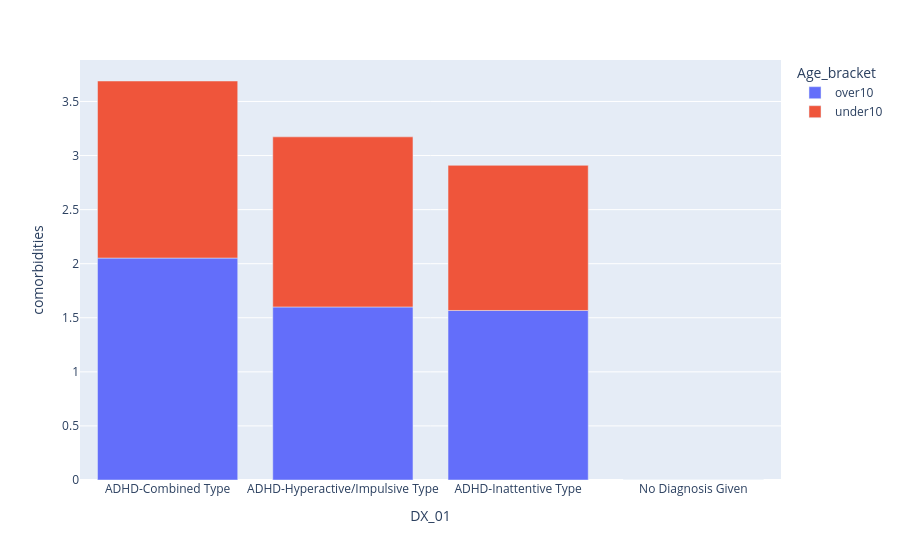

The cell this chart's notebook holds for it:
### Markdown cell above
### How many comorbidities do children with adhd have?
#### Childrenn over10 have more combordities on average than children under10

### Code cell
demographics = dx.groupby(['DX_01', 'Age_bracket']
                          ).agg({'comorbidities': 'mean',
                                }).reset_index()

fig = px.bar(demographics, x="DX_01", y="comorbidities", color='Age_bracket')
fig.show()

### Figure 1 — Plotly figure (JSON) as saved in the notebook; plotly's stock layout.template omitted (floating-point values rounded to 4 significant figures)
{"data": [{"alignmentgroup": "True", "hovertemplate": "Age_bracket=over10<br>DX_01=%{x}<br>comorbidities=%{y}<extra></extra>", "legendgroup": "over10", "marker": {"color": "#636efa", "pattern": {"shape": ""}}, "name": "over10", "offsetgroup": "over10", "orientation": "v", "showlegend": true, "textposition": "auto", "type": "bar", "x": ["ADHD-Combined Type", "ADHD-Hyperactive/Impulsive Type", "ADHD-Inattentive Type", "No Diagnosis Given"], "xaxis": "x", "y": [2.052, 1.6, 1.568, 0], "yaxis": "y"}, {"alignmentgroup": "True", "hovertemplate": "Age_bracket=under10<br>DX_01=%{x}<br>comorbidities=%{y}<extra></extra>", "legendgroup": "under10", "marker": {"color": "#EF553B", "pattern": {"shape": ""}}, "name": "under10", "offsetgroup": "under10", "orientation": "v", "showlegend": true, "textposition": "auto", "type": "bar", "x": ["ADHD-Combined Type", "ADHD-Hyperactive/Impulsive Type", "ADHD-Inattentive Type", "No Diagnosis Given"], "xaxis": "x", "y": [1.637, 1.573, 1.342, 0], "yaxis": "y"}], "layout": {"barmode": "relative", "legend": {"title": {"text": "Age_bracket"}, "tracegroupgap": 0}, "margin": {"t": 60}, "xaxis": {"anchor": "y", "domain": [0, 1], "title": {"text": "DX_01"}}, "yaxis": {"anchor": "x", "domain": [0, 1], "title": {"text": "comorbidities"}}}}
